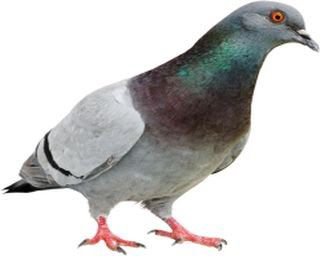
#> input picture Sem-6/PR/Assignment_1/queryimage.png, 320 x 256 px
$ jupyter execute --allow-errors CS20B1016_A-1.ipynb
#> lines starting #> are read from the running program, lines starting #| are printed output that depends on the picture
# Pattern Recognition
----
`Roll: CS20B1016, Name: V Nagasai`

----
## Assignment-1
----

[cell 1]
import math
import numpy as np
import pandas as pd
import matplotlib.pyplot as plt

1. Calculate the distance between the two normalized histograms H1 and H2 using each of the following methods:
	- KL Distance
	- Bhattacharyya Distance
$$H1 = [ 0.24, 0.2, 0.16, 0.12, 0.08, 0.04, 0.12, 0.04]$$
$$H2 = [ 0.22, 0.23, 0.16, 0.13, 0.11, 0.08, 0.05, 0.02]$$

[cell 2]
h1 = [0.24, 0.2, 0.16, 0.12, 0.08, 0.04, 0.12, 0.04]
h2 = [0.22, 0.23, 0.16, 0.13, 0.11, 0.08, 0.05, 0.02]

#KL Distance
KL = 0
for i in range(len(h1)):
	KL += h1[i]*math.log(h1[i]/h2[i], 10)
print(f"KL distance between above normalized histograms is: {KL}")

#Bhattacharyya Distance
BC = 0
for i in range(len(h1)):
	BC += math.sqrt(h1[i]*h2[i])
BD = -math.log(BC, 2.718)
print(f"Battacharrya Distance between above normalized histograms is: {BD}")

2. Given $(hq − ht)^T = (0.5 0.5 -0.5 -0.25 -0.25)$ and

	$$A = \begin{pmatrix}1&0.135&0.195&0.137&0.157\\0.135&1&0.2&0.309&0.143\\0.195&0.2&1&0.157&0.122\\0.137&0.309&0.157&1&0.195\\0.157&0.143&0.122&0.195&1\end{pmatrix}$$

Find the quadratic form distance.

[cell 3]
S = np.array([0.5, 0.5, -0.5, -0.25, -0.25])
A = np.array([[1, 0.135, 0.195, 0.137, 0.157], [0.135, 1, 0.2, 0.309, 0.143], [0.195, 0.2, 1, 0.157, 0.122], [0.137, 0.309, 0.157, 1, 0.195], [0.157, 0.143, 0.122, 0.195, 1]])

quad_distance = math.sqrt(S.T@A@S)
print(f"Quadratic form distance is: {quad_distance}")

3. Compare two text files doc1.txt and doc2.txt using cosine distance.

	**<u>doc1.txt</u>**

	MATLAB is a program for solving engineering and mathematical problems. The basic MATLAB objects are
	vectors and matrices, so you must be familiar with these before making extensive use of this program.

	**<u>doc2.txt</u>**

	MATLAB works with essentially one kind of object, a rectangular numerical matrix. Here is some basic
	information on using MATLAB matrix commands.

[cell 4]
from nltk.corpus import stopwords
from nltk.tokenize import word_tokenize

doc1 = "MATLAB is a program for solving engineering and mathematical problems. The basic MATLAB objects are vectors and matrices, so you must be familiar with these before making extensive use of this program"
doc2 = "MATLAB works with essentially one kind of object, a rectangular numerical matrix. Here is some basic information on using MATLAB matrix commands"

#> (the rest of this cell did not finish here and is left out)

4. Classify flower 1, 51, and 101 from the Iris Dataset (.csv file) attached along with the assignment document
	into one of the three classes as given in dataset specification:

	**<u>Dataset Specifications:</u>**

	Total number of samples = 150
	Number of classes = 3 (Iris setosa, Iris virginica, and Iris versicolor)
	The number of samples in each class = 50

	**<u>Directions to classify:</u>**
   1. Use features PetalLengthCm and PetalWidthCm only for classification.
   2. Consider flowers 1,51 and 101 as test cases.
   3. Plot the distribution of rest 147 sample points along with their classes( differentiate classes with different
   colour). Consider PetalWidthCm along Y-axis and PetalLengthCm along X-axis.
   4. Capture the properties of the distribution and use suitable distance metrics to classify the flowers 1,51 and
   101 into one of the classes.
   5. Print their class and plot the points on the previous plot with a marker differentiating the three points.

[cell 5]
df = pd.read_csv("Iris.csv")
#> (reads Sem-6/PR/Assignment_1/Iris.csv from the repository)
df.head()

[cell 6]
test1 = np.array(df.iloc[1,3:5])
test2 = np.array(df.iloc[51,3:5])
test3 = np.array(df.iloc[101,3:5])
df.drop([1,51,101],axis=0,inplace=True)

[cell 7]
C1 = df[df["Species"] == "Iris-setosa"]
C2 = df[df["Species"] == "Iris-versicolor"]
C3 = df[df["Species"] == "Iris-virginica"]
C1_PL = C1["PetalLengthCm"]
C2_PL = C2["PetalLengthCm"]
C3_PL = C3["PetalLengthCm"]
C1_PW = C1["PetalWidthCm"]
C2_PW = C2["PetalWidthCm"]
C3_PW = C3["PetalWidthCm"]

#Plotting features petal length and petal width of three classes to visualize separetability
plt.scatter(C1_PL, C1_PW,label="Iris-setosa")
plt.scatter(C2_PL, C2_PW, label="Iris-versicolor")
plt.scatter(C3_PL, C3_PW, label="Iris-virginica")

#Plotting the test set
plt.scatter(test1[0], test1[1], label="test-1")
plt.scatter(test2[0], test2[1], label="test-2")
plt.scatter(test3[0], test3[1], label="test-3")

plt.title("Visualizing separetability")
plt.legend()
plt.show()
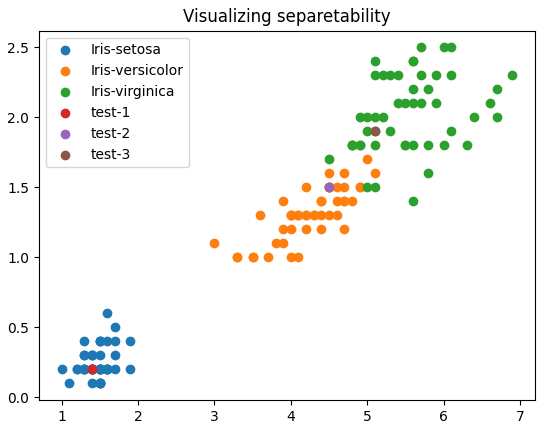
#> figure drawn by matplotlib, 1 panel

[cell 8]
def quad_form_distance(test:np.ndarray, f1, f2):
	distances = []
	for (i, j) in zip(f1, f2):
		C = np.cov(i, j)
		M = np.array([np.mean(i), np.mean(j)])
		dist = math.sqrt((M-test).T@C@(M-test))
		distances.append(dist)
	return distances

tests = [test1, test2, test3]
f1 = [C1_PL, C2_PL, C3_PL]
f2 = [C1_PW, C2_PW, C3_PW]

classes = {
	1: "Iris-setosa",
	2: "Iris-versicolor",
	3: "Iris-virginica"
}

for index, test in enumerate(tests):
	distances = quad_form_distance(test, f1, f2)
	c, d = distances.index(min(distances)) + 1, min(distances)
	print(f"Test-{index+1} belongs to class {c} which is {classes[c]} and its distance is {d}")

5. Consider the following images. Obtain the histograms for each of the images. Using a suitable distance measure, find the distance between the query image and reference images.

[cell 9]
import cv2


query = cv2.imread("queryimage.png")
#> query is the input picture: shape (256, 320, 3); mean B, G, R 201.1, 202, 203.2
query = query.flatten()
hist_of_query = cv2.calcHist([query],[0],None,[256],[0,256])
#> hist_of_query = 256 values, max 133161 at index 255, min 10 at index 1, mean 960
plt.plot(hist_of_query)
plt.show()
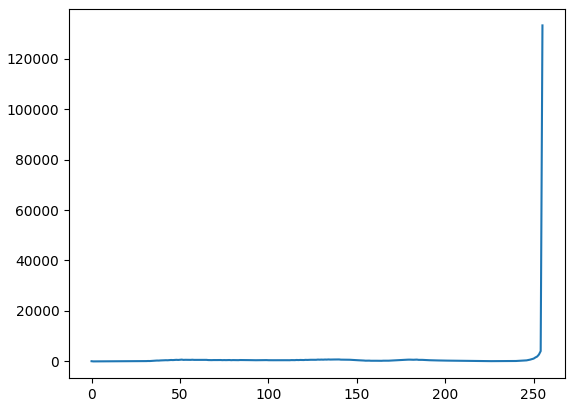
#> figure drawn by matplotlib, 1 panel; curve peaks at x = 255, y = 133161

[cell 10]
reference_1 = cv2.imread("refimage1.png")
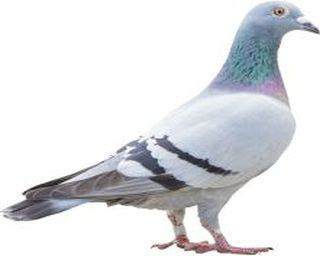
#> input picture Sem-6/PR/Assignment_1/refimage1.png, 320 x 256 px
#> reference_1 is the input picture: shape (256, 320, 3); mean B, G, R 227.7, 224.7, 223.4
reference_1 = reference_1.flatten()
hist_of_reference_1 = cv2.calcHist([reference_1],[0],None,[256],[0,256])
#> hist_of_reference_1 = 256 values, max 142496 at index 255, min 0 at index 0, mean 960
plt.plot(hist_of_reference_1)
plt.show()
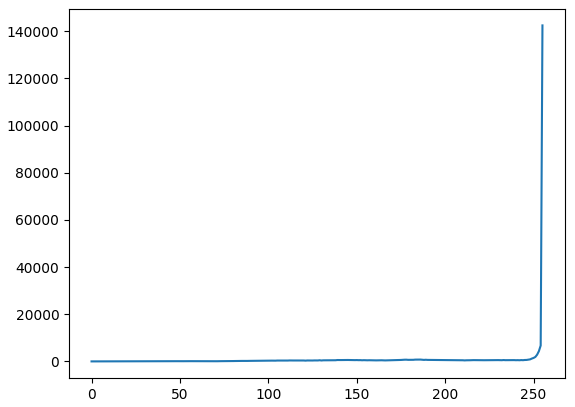
#> figure drawn by matplotlib, 1 panel; curve peaks at x = 255, y = 142496

[cell 11]
reference_2 = cv2.imread("refimage2.png")
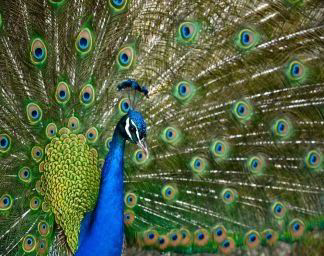
#> input picture Sem-6/PR/Assignment_1/refimage2.png, 324 x 256 px
#> reference_2 is the input picture: shape (256, 324, 3); mean B, G, R 65, 98, 82.4
reference_2 = reference_2.flatten()
hist_of_reference_2 = cv2.calcHist([reference_2],[0],None,[256],[0,256])
#> hist_of_reference_2 = 256 values, max 2769 at index 0, min 16 at index 254, mean 972
plt.plot(hist_of_reference_2)
plt.show()
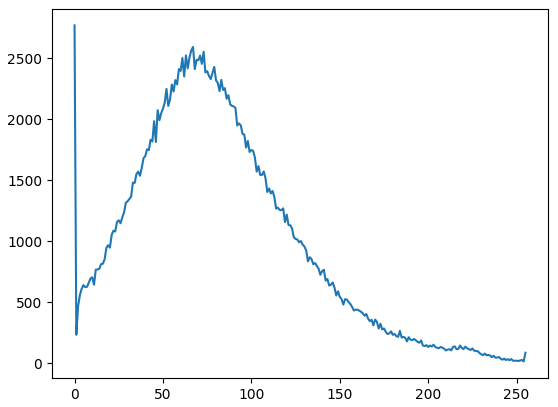
#> figure drawn by matplotlib, 1 panel; curve peaks at x = 0, y = 2769

[cell 12]
d1 = np.linalg.norm(hist_of_reference_1 - hist_of_query)
#> d1 = 10869
d2 = np.linalg.norm(hist_of_reference_2 - hist_of_query)
#> d2 = 134073.6
print("Distance between Query image and Reference Image 1 is :",d1," and that of Query Image and Reference Image 2 is : ", d2)
#| Distance between Query image and Reference Image 1 is : 10869.015  and that of Query Image and Reference Image 2 is :  134073.56
print(f"Hence query image is similar to reference image 1, as its distance is smaller so is larger similarity")
